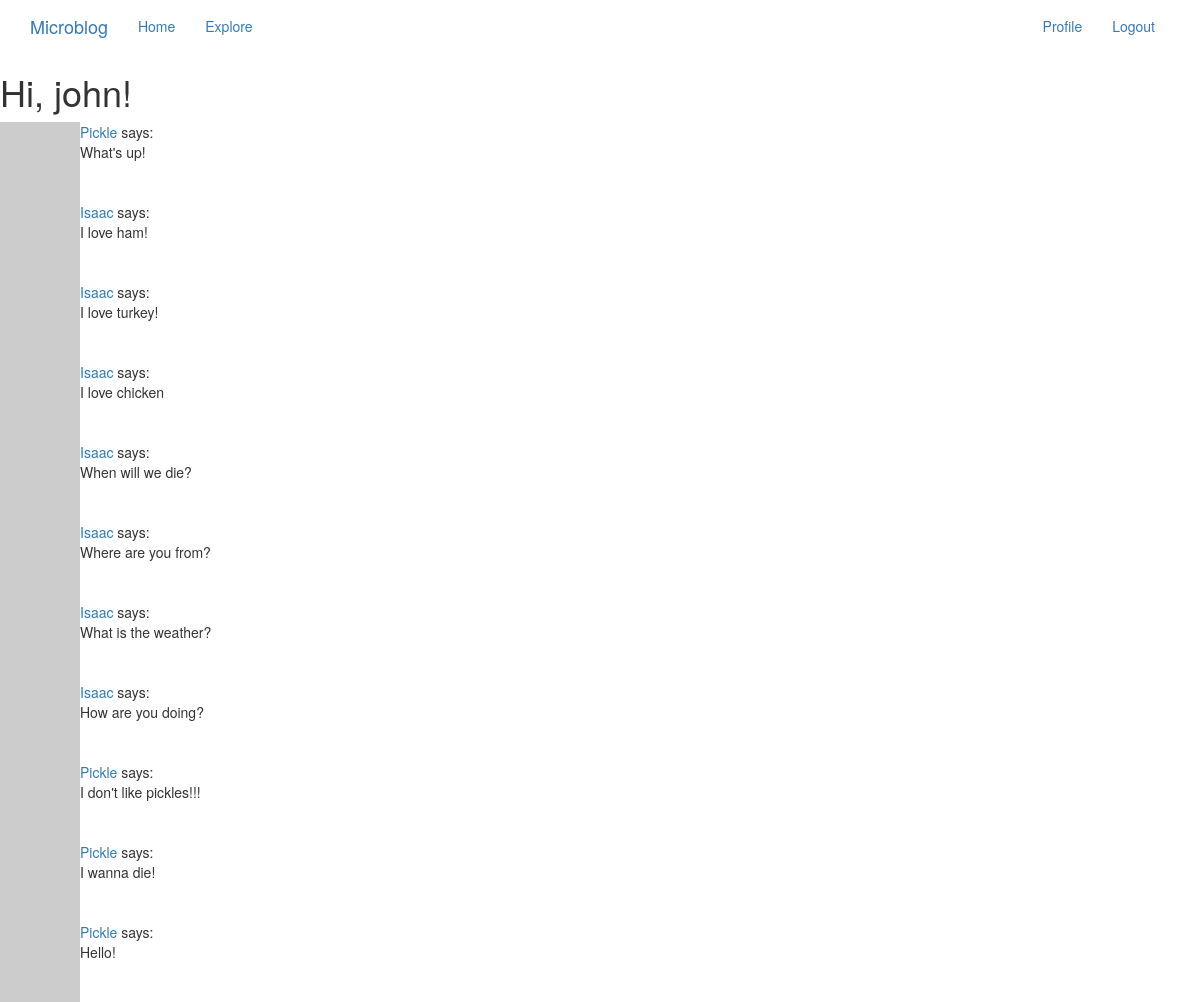
Page /explore (signed in) on the committed database.
### app/models.py (models this page shows, shortened)
class User(UserMixin, db.Model):
    id = db.Column(db.Integer, primary_key=True)
    username = db.Column(db.String(64), index=True, unique=True)
    email = db.Column(db.String(120), index=True, unique=True)
    password_hash = db.Column(db.String(128))
    posts = db.relationship('Post', backref='author', lazy='dynamic')
    about_me = db.Column(db.String(140))
    last_seen = db.Column(db.DateTime, default=datetime.utcnow)
    followed = db.relationship(
        'User', secondary=followers,
        primaryjoin=(followers.c.follower_id == id),
        secondaryjoin=(followers.c.followed_id == id),
        backref=db.backref('followers', lazy='dynamic'), lazy='dynamic')
    def avatar(self, size):
        digest = md5(self.email.lower().encode('utf-8')).hexdigest()
        return f'https://www.gravatar.com/avatar/{digest}?d=retro&s={size}'

class Post(db.Model):
    id = db.Column(db.Integer, primary_key=True)
    body = db.Column(db.String(140))
    timestamp = db.Column(db.DateTime, index=True, default=datetime.utcnow)
    user_id = db.Column(db.Integer, db.ForeignKey('user.id'))

### app/routes.py (the view)
@app.route('/explore')
@login_required
def explore():
    page = request.args.get('page', 1, type=int)
    posts = Post.query.order_by(Post.timestamp.desc()).paginate(
        page, app.config['POSTS_PER_PAGE'], False)
    next_url = url_for('index', page=posts.next_num) \
        if posts.has_next else None
    prev_url = url_for('index', page=posts.prev_num) \
        if posts.has_prev else None
    return render_template('index.html', title='Explore', posts=posts.items,
                            next_url=next_url, prev_url=prev_url)

### app/models.py (called while the page is built)
@login.user_loader
def load_user(id):
    return User.query.get(int(id))

### app/routes.py (called while the page is built)
@app.before_request
def before_request():
    if current_user.is_authenticated:
        current_user.last_seen = datetime.utcnow()
        db.session.commit()

### app/templates/index.html (shortened to what this page needs)
{% extends "base.html" %}
{% block content %}
    <h1>Hi, {{ current_user.username }}!</h1>
    {% for post in posts %}
            {% include '_post.html' %}
    {% endfor %}
{% endblock %}

### app/templates/_post.html
<table>
    <tr valign='top'>
        <td><img src="{{ post.author.avatar(36) }}"></td>
        <td>
            <a href="{{ url_for('user', username=post.author.username) }}">
                {{ post.author.username }}
            </a>
            says:<br>{{ post.body }}
        </td>
    </tr>
</table>

### rows in the picture
User: username "john"
Post: author.username "Pickle", body "What's up!"
Post: author.username "Isaac", body "I love ham!"
Post: author.username "Isaac", body "I love turkey!"
Post: author.username "Isaac", body "I love chicken"
Post: author.username "Isaac", body "When will we die?"
Post: author.username "Isaac", body "Where are you from?"
Post: author.username "Isaac", body "What is the weather?"
Post: author.username "Isaac", body "How are you doing?"
Post: author.username "Pickle", body "I don't like pickles!!!"
Post: author.username "Pickle", body "I wanna die!"
Post: author.username "Pickle", body "Hello!"
